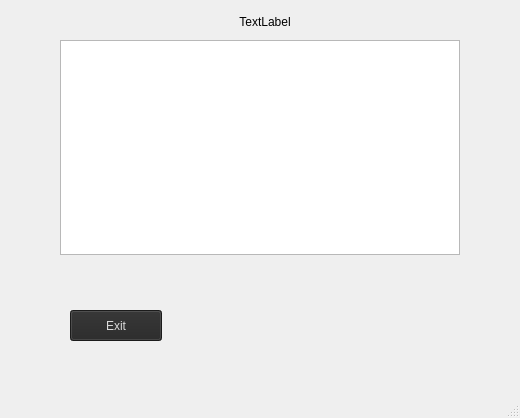
<?xml version="1.0" encoding="UTF-8"?>
<ui version="4.0">
 <class>verticalHeaderProblem</class>
 <widget class="QMainWindow" name="verticalHeaderProblem">
  <property name="geometry">
   <rect>
    <x>0</x>
    <y>0</y>
    <width>520</width>
    <height>418</height>
   </rect>
  </property>
  <property name="windowTitle">
   <string>verticalHeaderProblem</string>
  </property>
  <widget class="QWidget" name="centralwidget">
   <widget class="QTableView" name="nutrientsView">
    <property name="geometry">
     <rect>
      <x>60</x>
      <y>40</y>
      <width>400</width>
      <height>215</height>
     </rect>
    </property>
    <property name="sizePolicy">
     <sizepolicy hsizetype="Preferred" vsizetype="Expanding">
      <horstretch>0</horstretch>
      <verstretch>0</verstretch>
     </sizepolicy>
    </property>
    <property name="font">
     <font>
      <pointsize>12</pointsize>
      <bold>true</bold>
     </font>
    </property>
    <property name="cursor" stdset="0">
     <cursorShape>ArrowCursor</cursorShape>
    </property>
    <property name="autoFillBackground">
     <bool>true</bool>
    </property>
    <property name="lineWidth">
     <number>5</number>
    </property>
    <property name="midLineWidth">
     <number>3</number>
    </property>
    <property name="verticalScrollBarPolicy">
     <enum>Qt::ScrollBarAlwaysOff</enum>
    </property>
    <property name="horizontalScrollBarPolicy">
     <enum>Qt::ScrollBarAlwaysOff</enum>
    </property>
    <property name="sizeAdjustPolicy">
     <enum>QAbstractScrollArea::AdjustToContents</enum>
    </property>
    <property name="selectionMode">
     <enum>QAbstractItemView::MultiSelection</enum>
    </property>
    <property name="selectionBehavior">
     <enum>QAbstractItemView::SelectRows</enum>
    </property>
    <property name="verticalScrollMode">
     <enum>QAbstractItemView::ScrollPerItem</enum>
    </property>
    <property name="showGrid">
     <bool>false</bool>
    </property>
    <property name="gridStyle">
     <enum>Qt::SolidLine</enum>
    </property>
    <property name="sortingEnabled">
     <bool>false</bool>
    </property>
    <property name="cornerButtonEnabled">
     <bool>false</bool>
    </property>
    <attribute name="horizontalHeaderMinimumSectionSize">
     <number>15</number>
    </attribute>
    <attribute name="horizontalHeaderDefaultSectionSize">
     <number>66</number>
    </attribute>
    <attribute name="horizontalHeaderStretchLastSection">
     <bool>true</bool>
    </attribute>
    <attribute name="verticalHeaderVisible">
     <bool>false</bool>
    </attribute>
    <attribute name="verticalHeaderDefaultSectionSize">
     <number>27</number>
    </attribute>
   </widget>
   <widget class="QPushButton" name="btnExit">
    <property name="geometry">
     <rect>
      <x>70</x>
      <y>310</y>
      <width>92</width>
      <height>31</height>
     </rect>
    </property>
    <property name="palette">
     <palette>
      <active>
       <colorrole role="WindowText">
        <brush brushstyle="SolidPattern">
         <color alpha="255">
          <red>0</red>
          <green>0</green>
          <blue>0</blue>
         </color>
        </brush>
       </colorrole>
       <colorrole role="Button">
        <brush brushstyle="SolidPattern">
         <color alpha="255">
          <red>170</red>
          <green>170</green>
          <blue>255</blue>
         </color>
        </brush>
       </colorrole>
       <colorrole role="Light">
        <brush brushstyle="SolidPattern">
         <color alpha="255">
          <red>255</red>
          <green>255</green>
          <blue>255</blue>
         </color>
        </brush>
       </colorrole>
       <colorrole role="Midlight">
        <brush brushstyle="SolidPattern">
         <color alpha="255">
          <red>212</red>
          <green>212</green>
          <blue>255</blue>
         </color>
        </brush>
       </colorrole>
       <colorrole role="Dark">
        <brush brushstyle="SolidPattern">
         <color alpha="255">
          <red>85</red>
          <green>85</green>
          <blue>127</blue>
         </color>
        </brush>
       </colorrole>
       <colorrole role="Mid">
        <brush brushstyle="SolidPattern">
         <color alpha="255">
          <red>113</red>
          <green>113</green>
          <blue>170</blue>
         </color>
        </brush>
       </colorrole>
       <colorrole role="Text">
        <brush brushstyle="SolidPattern">
         <color alpha="255">
          <red>0</red>
          <green>0</green>
          <blue>0</blue>
         </color>
        </brush>
       </colorrole>
       <colorrole role="BrightText">
        <brush brushstyle="SolidPattern">
         <color alpha="255">
          <red>255</red>
          <green>255</green>
          <blue>255</blue>
         </color>
        </brush>
       </colorrole>
       <colorrole role="ButtonText">
        <brush brushstyle="SolidPattern">
         <color alpha="255">
          <red>0</red>
          <green>0</green>
          <blue>0</blue>
         </color>
        </brush>
       </colorrole>
       <colorrole role="Base">
        <brush brushstyle="SolidPattern">
         <color alpha="255">
          <red>255</red>
          <green>255</green>
          <blue>255</blue>
         </color>
        </brush>
       </colorrole>
       <colorrole role="Window">
        <brush brushstyle="SolidPattern">
         <color alpha="255">
          <red>170</red>
          <green>170</green>
          <blue>255</blue>
         </color>
        </brush>
       </colorrole>
       <colorrole role="Shadow">
        <brush brushstyle="SolidPattern">
         <color alpha="255">
          <red>0</red>
          <green>0</green>
          <blue>0</blue>
         </color>
        </brush>
       </colorrole>
       <colorrole role="AlternateBase">
        <brush brushstyle="SolidPattern">
         <color alpha="255">
          <red>212</red>
          <green>212</green>
          <blue>255</blue>
         </color>
        </brush>
       </colorrole>
       <colorrole role="ToolTipBase">
        <brush brushstyle="SolidPattern">
         <color alpha="255">
          <red>255</red>
          <green>255</green>
          <blue>220</blue>
         </color>
        </brush>
       </colorrole>
       <colorrole role="ToolTipText">
        <brush brushstyle="SolidPattern">
         <color alpha="255">
          <red>0</red>
          <green>0</green>
          <blue>0</blue>
         </color>
        </brush>
       </colorrole>
      </active>
      <inactive>
       <colorrole role="WindowText">
        <brush brushstyle="SolidPattern">
         <color alpha="255">
          <red>218</red>
          <green>218</green>
          <blue>218</blue>
         </color>
        </brush>
       </colorrole>
       <colorrole role="Button">
        <brush brushstyle="SolidPattern">
         <color alpha="255">
          <red>38</red>
          <green>38</green>
          <blue>38</blue>
         </color>
        </brush>
       </colorrole>
       <colorrole role="Light">
        <brush brushstyle="SolidPattern">
         <color alpha="255">
          <red>24</red>
          <green>27</green>
          <blue>29</blue>
         </color>
        </brush>
       </colorrole>
       <colorrole role="Midlight">
        <brush brushstyle="SolidPattern">
         <color alpha="255">
          <red>37</red>
          <green>41</green>
          <blue>44</blue>
         </color>
        </brush>
       </colorrole>
       <colorrole role="Dark">
        <brush brushstyle="SolidPattern">
         <color alpha="255">
          <red>31</red>
          <green>31</green>
          <blue>31</blue>
         </color>
        </brush>
       </colorrole>
       <colorrole role="Mid">
        <brush brushstyle="SolidPattern">
         <color alpha="255">
          <red>175</red>
          <green>175</green>
          <blue>175</blue>
         </color>
        </brush>
       </colorrole>
       <colorrole role="Text">
        <brush brushstyle="SolidPattern">
         <color alpha="255">
          <red>218</red>
          <green>218</green>
          <blue>218</blue>
         </color>
        </brush>
       </colorrole>
       <colorrole role="BrightText">
        <brush brushstyle="SolidPattern">
         <color alpha="255">
          <red>255</red>
          <green>51</green>
          <blue>51</blue>
         </color>
        </brush>
       </colorrole>
       <colorrole role="ButtonText">
        <brush brushstyle="SolidPattern">
         <color alpha="255">
          <red>218</red>
          <green>218</green>
          <blue>218</blue>
         </color>
        </brush>
       </colorrole>
       <colorrole role="Base">
        <brush brushstyle="SolidPattern">
         <color alpha="255">
          <red>38</red>
          <green>39</green>
          <blue>40</blue>
         </color>
        </brush>
       </colorrole>
       <colorrole role="Window">
        <brush brushstyle="SolidPattern">
         <color alpha="255">
          <red>38</red>
          <green>38</green>
          <blue>38</blue>
         </color>
        </brush>
       </colorrole>
       <colorrole role="Shadow">
        <brush brushstyle="SolidPattern">
         <color alpha="255">
          <red>118</red>
          <green>118</green>
          <blue>118</blue>
         </color>
        </brush>
       </colorrole>
       <colorrole role="AlternateBase">
        <brush brushstyle="SolidPattern">
         <color alpha="255">
          <red>38</red>
          <green>39</green>
          <blue>40</blue>
         </color>
        </brush>
       </colorrole>
       <colorrole role="ToolTipBase">
        <brush brushstyle="SolidPattern">
         <color alpha="255">
          <red>17</red>
          <green>17</green>
          <blue>17</blue>
         </color>
        </brush>
       </colorrole>
       <colorrole role="ToolTipText">
        <brush brushstyle="SolidPattern">
         <color alpha="255">
          <red>218</red>
          <green>218</green>
          <blue>218</blue>
         </color>
        </brush>
       </colorrole>
      </inactive>
      <disabled>
       <colorrole role="WindowText">
        <brush brushstyle="SolidPattern">
         <color alpha="255">
          <red>85</red>
          <green>85</green>
          <blue>127</blue>
         </color>
        </brush>
       </colorrole>
       <colorrole role="Button">
        <brush brushstyle="SolidPattern">
         <color alpha="255">
          <red>170</red>
          <green>170</green>
          <blue>255</blue>
         </color>
        </brush>
       </colorrole>
       <colorrole role="Light">
        <brush brushstyle="SolidPattern">
         <color alpha="255">
          <red>255</red>
          <green>255</green>
          <blue>255</blue>
         </color>
        </brush>
       </colorrole>
       <colorrole role="Midlight">
        <brush brushstyle="SolidPattern">
         <color alpha="255">
          <red>212</red>
          <green>212</green>
          <blue>255</blue>
         </color>
        </brush>
       </colorrole>
       <colorrole role="Dark">
        <brush brushstyle="SolidPattern">
         <color alpha="255">
          <red>85</red>
          <green>85</green>
          <blue>127</blue>
         </color>
        </brush>
       </colorrole>
       <colorrole role="Mid">
        <brush brushstyle="SolidPattern">
         <color alpha="255">
          <red>113</red>
          <green>113</green>
          <blue>170</blue>
         </color>
        </brush>
       </colorrole>
       <colorrole role="Text">
        <brush brushstyle="SolidPattern">
         <color alpha="255">
          <red>85</red>
          <green>85</green>
          <blue>127</blue>
         </color>
        </brush>
       </colorrole>
       <colorrole role="BrightText">
        <brush brushstyle="SolidPattern">
         <color alpha="255">
          <red>255</red>
          <green>255</green>
          <blue>255</blue>
         </color>
        </brush>
       </colorrole>
       <colorrole role="ButtonText">
        <brush brushstyle="SolidPattern">
         <color alpha="255">
          <red>85</red>
          <green>85</green>
          <blue>127</blue>
         </color>
        </brush>
       </colorrole>
       <colorrole role="Base">
        <brush brushstyle="SolidPattern">
         <color alpha="255">
          <red>170</red>
          <green>170</green>
          <blue>255</blue>
         </color>
        </brush>
       </colorrole>
       <colorrole role="Window">
        <brush brushstyle="SolidPattern">
         <color alpha="255">
          <red>170</red>
          <green>170</green>
          <blue>255</blue>
         </color>
        </brush>
       </colorrole>
       <colorrole role="Shadow">
        <brush brushstyle="SolidPattern">
         <color alpha="255">
          <red>177</red>
          <green>177</green>
          <blue>177</blue>
         </color>
        </brush>
       </colorrole>
       <colorrole role="AlternateBase">
        <brush brushstyle="SolidPattern">
         <color alpha="255">
          <red>38</red>
          <green>39</green>
          <blue>40</blue>
         </color>
        </brush>
       </colorrole>
       <colorrole role="ToolTipBase">
        <brush brushstyle="SolidPattern">
         <color alpha="255">
          <red>17</red>
          <green>17</green>
          <blue>17</blue>
         </color>
        </brush>
       </colorrole>
       <colorrole role="ToolTipText">
        <brush brushstyle="SolidPattern">
         <color alpha="255">
          <red>218</red>
          <green>218</green>
          <blue>218</blue>
         </color>
        </brush>
       </colorrole>
      </disabled>
     </palette>
    </property>
    <property name="text">
     <string>Exit</string>
    </property>
   </widget>
   <widget class="QLabel" name="lblVersion">
    <property name="geometry">
     <rect>
      <x>220</x>
      <y>10</y>
      <width>90</width>
      <height>23</height>
     </rect>
    </property>
    <property name="text">
     <string>TextLabel</string>
    </property>
    <property name="alignment">
     <set>Qt::AlignCenter</set>
    </property>
   </widget>
  </widget>
  <widget class="QMenuBar" name="menubar">
   <property name="geometry">
    <rect>
     <x>0</x>
     <y>0</y>
     <width>520</width>
     <height>27</height>
    </rect>
   </property>
  </widget>
  <widget class="QStatusBar" name="statusbar"/>
 </widget>
 <resources/>
 <connections/>
</ui>
